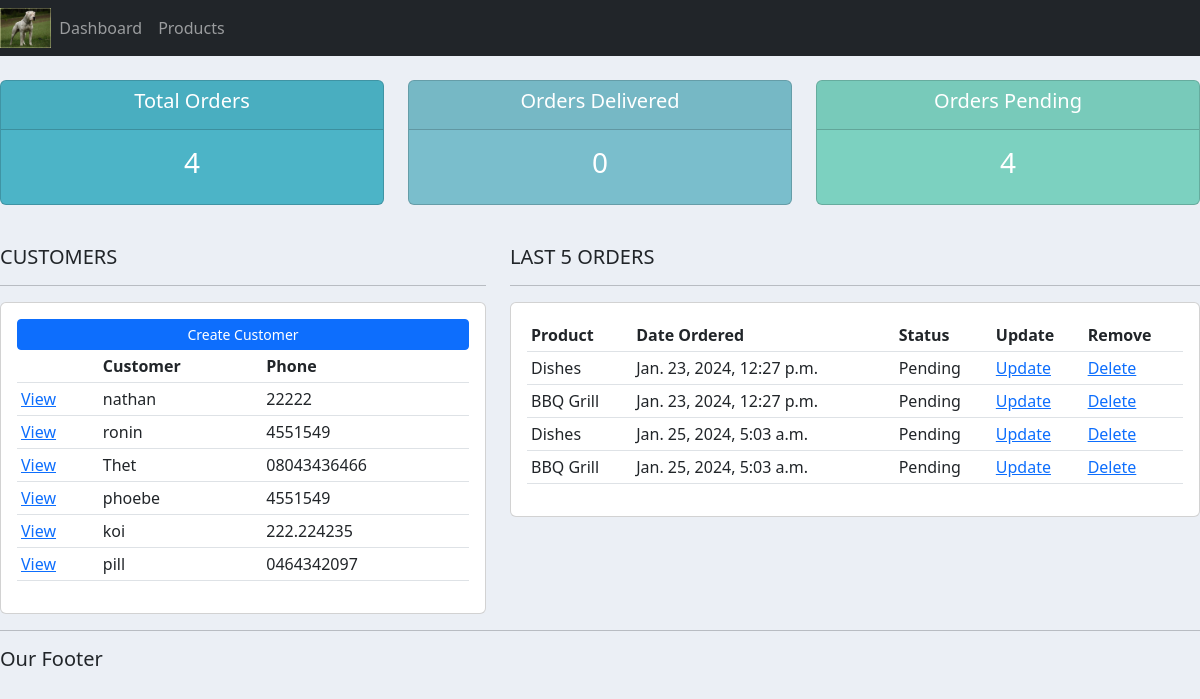
/, run on an earlier commit of the app's database.
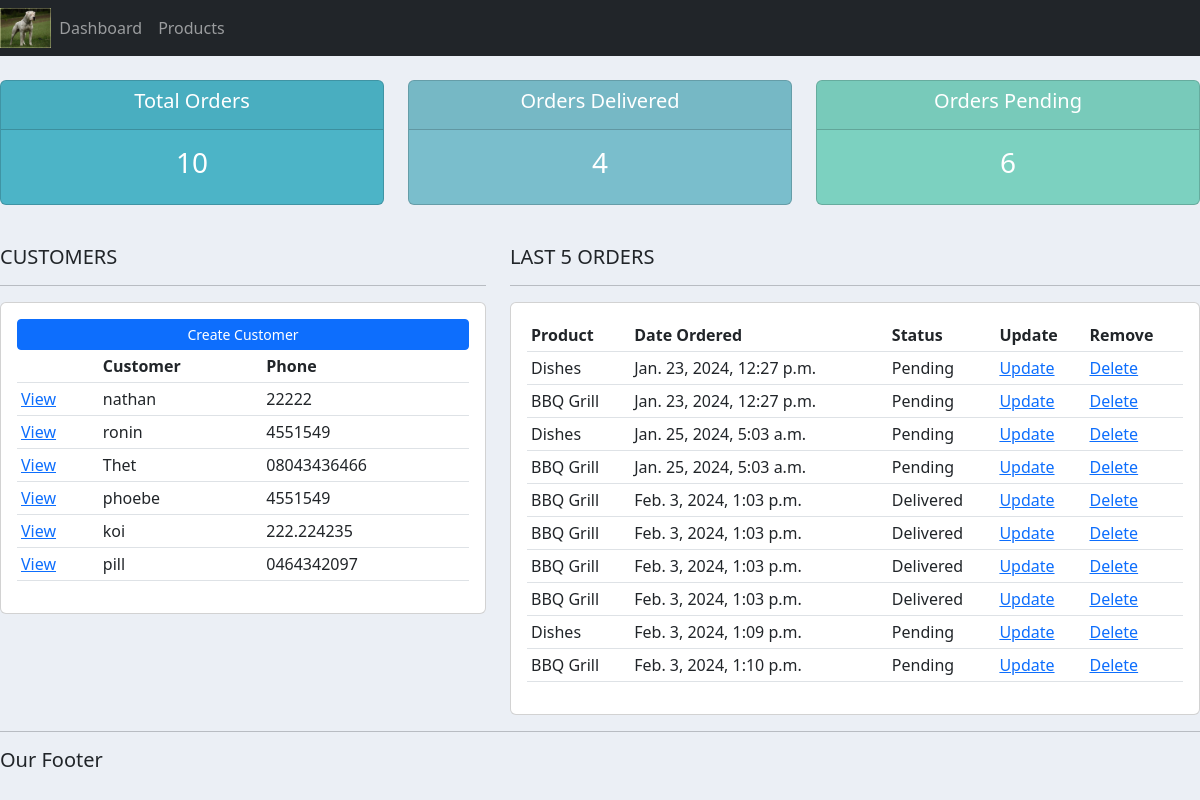
And on a later commit of the database.
### accounts/models.py (models this page shows, shortened)
class Customer(models.Model):
    name = models.CharField(max_length=50, null=True) #null=True essentially makes it OK to not set a default value
    phone = models.CharField(max_length=30, null=True)
    email = models.CharField(max_length=50, null=True)
    date_created = models.DateTimeField(auto_now_add=True)

class Order(models.Model):
    STATUS = (
                ('Pending', 'Pending'),
                ('Out for delivery', 'Out for delivery'),
                ('Delivered', 'Delivered')
    )
    customer = models.ForeignKey(Customer, null=True, on_delete=models.SET_NULL)
    product = models.ForeignKey(Product, null=True, on_delete=models.SET_NULL)
    date_created = models.DateTimeField(auto_now_add=True)
    status = models.CharField(max_length=50, null=True, choices=STATUS)

class Product(models.Model):
    CATEGORY = (
                    ('Indoor', 'Indoor'),
                    ('Outdoor', 'Outdoor'),
    )
    name = models.CharField(max_length=50, null=True)
    price = models.FloatField(null=True)
    category = models.CharField(max_length=200, null=True, choices=CATEGORY)
    description = models.CharField(max_length=200, null=True, blank=True)
    date_created = models.DateTimeField(auto_now_add=True)
    tags = models.ManyToManyField(Tag)
    def __str__(self):
        return self.name

### accounts/views.py (the view)
# urls.py: path('', views.home, name='home'),
def home(request):
    orders = Order.objects.all()
    customers = Customer.objects.all()
    total_customers = customers.count()
    total_orders = orders.count()
    delivered = orders.filter(status = "Delivered").count()
    pending = orders.filter(status = "Pending").count()
    context = {'orders' : orders,
               'customers' : customers,
               'total_orders' : total_orders,
               'delivered' : delivered,
               'pending' : pending,
               }
    return render(request, 'accounts/dashboard.html', context)

### accounts/templates/accounts/dashboard.html
{% extends 'accounts/main.html' %}
{% block content %}
{% include 'accounts/status.html' %}
<br>
<div class="row">
    <div class="col-md-5">
        <h5>CUSTOMERS</h5>
        <hr>
        <div class="card card-body">
            <a class="btn btn-primary  btn-sm btn-block" href="">Create Customer</a>
                <table class="table table-sm">
                    <tr>
                        <th></th>
                        <th>Customer</th>
                        <th>Phone</th>
                    </tr>
                    {% for customer in customers %}
                    <tr>
                     <td><a href="{% url 'customer' customer.id %}">View</a></td>
                     <td>{{ customer.name }}</td>
                     <td>{{ customer.phone }}</td>
                    </tr>
                     {% endfor %}
                </table>
        </div>
    </div>
    <div class="col-md-7">
        <h5>LAST 5 ORDERS</h5>
        <hr>
        <div class="card card-body">
            <table class="table table-sm">
                <tr>
                    <th>Product</th>
                    <th>Date Ordered</th>
                    <th>Status</th>
                    <th>Update</th>
                    <th>Remove</th>
                </tr>
                {% for order in orders %}
               <tr>
                <td>{{ order.product }}</td>
                <td>{{ order.date_created }}</td>
                <td>{{ order.status }}</td>
                <td><a href="{% url 'update_order' order.id %} ">Update</a></td>
                <td><a href="{% url 'delete_order' order.id %} ">Delete</a></td>
                {% endfor %}
               </tr>
            </table>
        </div>
    </div>
</div>
{% endblock %}

### accounts/templates/accounts/main.html (shortened to what this page needs)
{% load static %}
<!DOCTYPE html>
<html>
    <head>
        <link rel="stylesheet" href="https://cdn.jsdelivr.net/npm/bootstrap@5.2.3/dist/css/bootstrap.min.css">
        <link rel="stylesheet" type="text/css" href="{% static '/css/main.css' %}">
    </head>
    <body>
       {% include 'accounts/navbar.html' %}
        {% block content %}
        {% endblock %}
        <hr>
        <h5>Our Footer</h5>
    </body>
</html>

### accounts/templates/accounts/navbar.html (shortened to what this page needs)
{% load static %}
<nav class="navbar navbar-expand-lg navbar-dark bg-dark">
   <img src="{% static '/images/perfAB.jpeg' %}" height="40">
    <div class="collapse navbar-collapse" id="navbarNav">
      <ul class="navbar-nav">
        <li class="nav-item active">
          <a class="nav-link" href="{% url 'home' %}">Dashboard</a>
        </li>
        <li class="nav-item">
          <a class="nav-link" href="{% url 'products' %}">Products</a>
        </li>
      </ul>
    </div>
  </nav>

### accounts/templates/accounts/status.html
<br>
<div class="row">
	<div class="col">
		<div class="col-md">
			<div class="card text-center text-white  mb-3" id="total-orders">
			  	<div class="card-header">
			  		<h5 class="card-title">Total Orders</h5>
			  	</div>
			  	<div class="card-body">
			    	<h3 class="card-title">{{total_orders}}</h3>
			  	</div>
			</div>
		</div>
	</div>
	<div class="col">
		<div class="col-md">
			<div class="card text-center text-white  mb-3" id="orders-delivered">
			  	<div class="card-header">
			  		<h5 class="card-title">Orders Delivered</h5>
			  	</div>
			  	<div class="card-body">
			    	<h3 class="card-title">{{delivered}}</h3>
			  	</div>
			</div>
		</div>
	</div>
	<div class="col">
		<div class="col-md">
			<div class="card text-center text-white  mb-3" id="orders-pending">
			  	<div class="card-header">
			  		<h5 class="card-title">Orders Pending</h5>
			  	</div>
			  	<div class="card-body">
			    	<h3 class="card-title">{{pending}}</h3>
			  	</div>
			</div>
		</div>
	</div>
</div>

### static/css/main.css (style rules this page uses)
body { background-color: #ebeff5; }
#total-orders { background-color: #4cb4c7; }
#orders-delivered { background-color: #7abecc; }
#orders-pending { background-color: #7CD1C0; }

What changed in the data, as far as the page shows it:
added Order: product "BBQ Grill", date_created "Feb. 3, 2024, 1:03 p.m.", status "Delivered"
added Order: product "BBQ Grill", date_created "Feb. 3, 2024, 1:03 p.m.", status "Delivered"
added Order: product "BBQ Grill", date_created "Feb. 3, 2024, 1:03 p.m.", status "Delivered"
added Order: product "BBQ Grill", date_created "Feb. 3, 2024, 1:03 p.m.", status "Delivered"
added Order: product "Dishes", date_created "Feb. 3, 2024, 1:09 p.m.", status "Pending"
added Order: product "BBQ Grill", date_created "Feb. 3, 2024, 1:10 p.m.", status "Pending"
Also different on the page:
{{ total_orders }}: "4" → "10"
{{ delivered }}: "0" → "4"
{{ pending }}: "4" → "6"
